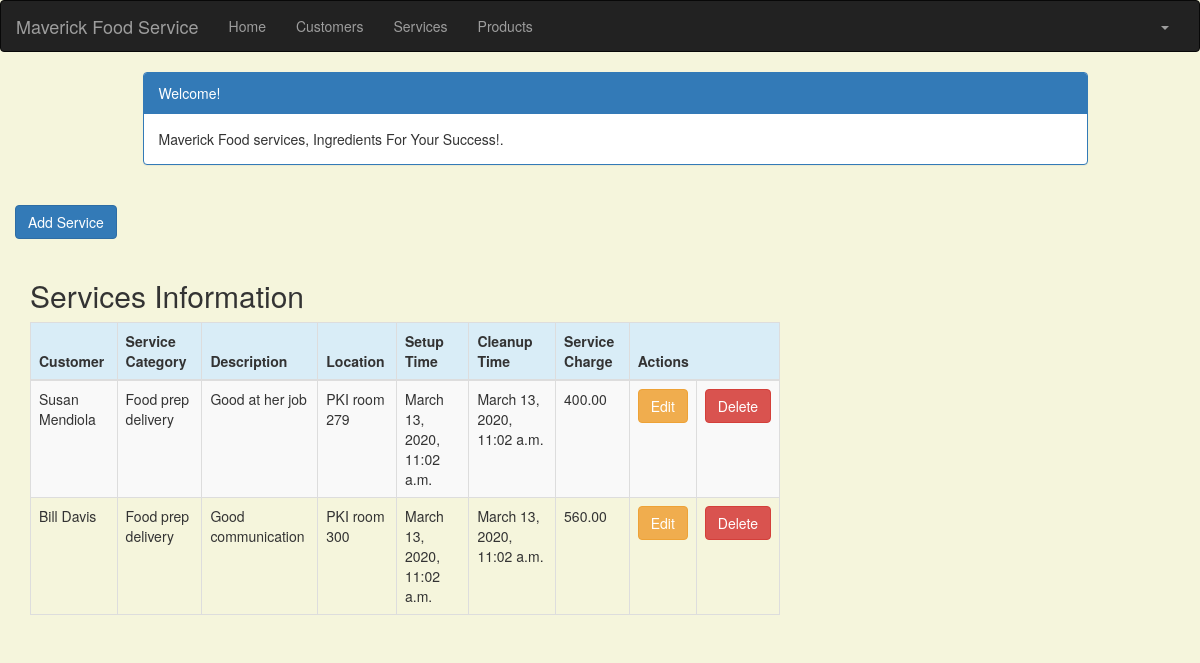
Screenshot of /service_list (signed in) with the database file from the repository.
### crm/models.py (models this page shows, shortened)
class Service(models.Model):
    cust_name = models.ForeignKey(Customer, on_delete=models.CASCADE, related_name='services')
    service_category = models.CharField(max_length=100)
    description = models.TextField()
    location = models.CharField(max_length=200)
    setup_time = models.DateTimeField(
        default=timezone.now)
    cleanup_time = models.DateTimeField(
        default=timezone.now)
    service_charge = models.DecimalField(max_digits=10, decimal_places=2)
    created_date = models.DateTimeField(
        default=timezone.now)
    updated_date = models.DateTimeField(auto_now_add=True)

class Customer(models.Model):
    cust_name = models.CharField(max_length=50)
    organization = models.CharField(max_length=100, blank=True)
    role = models.CharField(max_length=100)
    email = models.EmailField(max_length=100)
    bldgroom = models.CharField(max_length=100)
    address = models.CharField(max_length=200)
    account_number = models.IntegerField(blank=False, null=False)
    city = models.CharField(max_length=50)
    state = models.CharField(max_length=50)
    zipcode = models.CharField(max_length=10)
    phone_number = models.CharField(max_length=50)
    created_date = models.DateTimeField(
        default=timezone.now)
    updated_date = models.DateTimeField(auto_now_add=True)
    def __str__(self):
        return str(self.cust_name)

### crm/views.py (the view)
# urls.py: path('service_list', views.service_list, name='service_list'),
@login_required
def service_list(request):
   services = Service.objects.filter(created_date__lte=timezone.now())
   return render(request, 'crm/service_list.html', {'services': services})

### templates/crm/service_list.html (shortened to what this page needs)
<!DOCTYPE html>
{% extends 'crm/base.html' %}
{% block content %}
    <head>
        <link rel="stylesheet" href="https://maxcdn.bootstrapcdn.com/bootstrap/3.3.4/css/bootstrap.min.css">
    </head>
    <body>
    <div class="container">
        <div class="row">
            <div class="col-md-10 col-md-offset-1">
                <div class="panel panel-primary">
                    <div class="panel-heading">Welcome!</div>
                    <div class="panel-body">
                        Maverick Food services, Ingredients For Your Success!.
                    </div>
                </div>
            </div>
        </div>
    </div>
         <div class="row">
         <a href="{% url 'crm:service_new' %}" class="row"><span
             class ="btn btn-primary">Add Service</span></a>
         </div>
    <div class="row">
        <h2 style="padding-left: 15Px">Services Information</h2>
    </div>
    <div>
        <table class="table table-striped table-bordered table-hover">
            <thead>
            <tr class="bg-info">
                <th>Customer</th>
                <th>Service Category</th>
                <th>Description</th>
                <th>Location</th>
                <th>Setup Time</th>
                <th>Cleanup Time</th>
                <th>Service Charge</th>
                <th colspan="3">Actions</th>
            </tr>
            </thead>
            <tbody>
            {% for service in services %}
                <tr>
                    <td>{{ service.cust_name }}</td>
                    <td>{{ service.service_category }}</td>
                    <td>{{ service.description }}</td>
                    <td>{{ service.location }}</td>
                    <td>{{ service.setup_time }}</td>
                    <td>{{ service.cleanup_time }}</td>
                    <td>{{ service.service_charge }}</td>
                    <td><a href="{% url 'crm:service_edit' pk=service.pk %}"
                           class="btn btn-warning">Edit</a></td>
                    <td><a href="{% url 'crm:service_delete' pk=service.pk %}"
                           onclick="return confirm('Are you sure you want to delete?')"
                           class="btn btn-danger">Delete</a>
                    </td>
                </tr>
            {% endfor %}
            </tbody>
        </table>
    </div>
    </body>
{% endblock %}

### templates/crm/base.html (shortened to what this page needs)
<!DOCTYPE html>
<html lang="en">
{% load staticfiles %}
<head>
    <link rel="stylesheet" href="https://maxcdn.bootstrapcdn.com/bootstrap/3.3.7/css/bootstrap.min.css">
</head>
<body id="app-layout">
<nav class="navbar navbar-inverse">
    <div class="container-fluid">
        <div class="navbar-header">
            <a class="navbar-brand" href="/">
                Maverick Food Service
            </a>
        </div>
        <div class="collapse navbar-collapse" id="myNavbar">
            <ul class="nav navbar-nav">
                <li><a href="{% url 'crm:home' %}">Home</a></li>
                <li><a href="{% url 'crm:customer_list' %}">Customers</a></li>
               <li><a href="{% url 'crm:service_list' %}">Services</a></li>
                <li><a href="{% url 'crm:product_list' %}">Products</a></li>
            </ul>
            <ul class="nav navbar-nav navbar-right">
                {% if user.is_authenticated %}
                    <li class="dropdown">
                        <a href="#" class="dropdown-toggle" data-toggle="dropdown" role="button" aria-expanded="false">
                            <span class="caret"></span>
                        </a>
                    </li>
                {% else %}
                    <li><a href="{% url 'login' %}"><span class="glyphicon glyphicon-log-in"></span> Login</a></li>
                {% endif %}
            </ul>
        </div>
    </div>
</nav>
<div class="content container">
    <div class="row">
        <div class="col-md-8">
            {% block content %}{% endblock %}
        </div>
    </div>
</body>
</html>

### templates/crm/base.html (style rules this page uses)
.navbar { margin-bottom: 0; border-radius: 0; }

### templates/crm/service_list.html (style rules this page uses)
body { background-color: beige; }

### rows the page displays
Service: cust_name "Susan Mendiola", service_category "Food prep delivery", description "Good at her job", location "PKI room 279", setup_time "March 13, 2020, 11:02 a.m.", cleanup_time "March 13, 2020, 11:02 a.m.", service_charge "400.00"
Service: cust_name "Bill Davis", service_category "Food prep delivery", description "Good communication", location "PKI room 300", setup_time "March 13, 2020, 11:02 a.m.", cleanup_time "March 13, 2020, 11:02 a.m.", service_charge "560.00"
